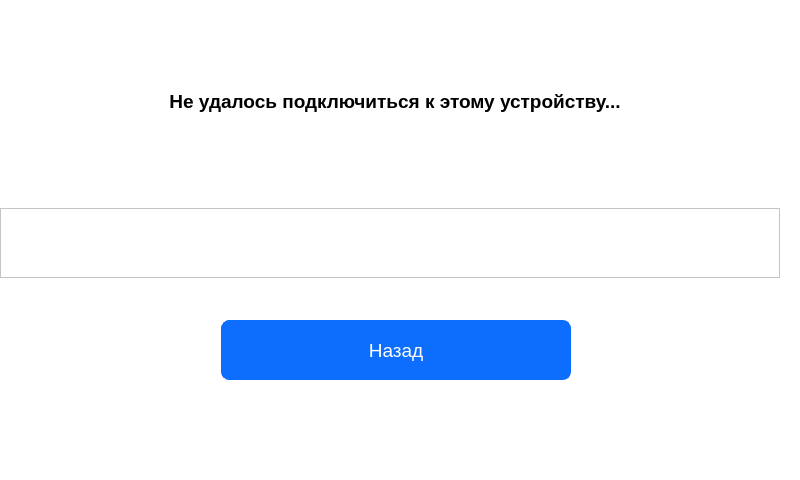
<?xml version="1.0" encoding="UTF-8"?>
<ui version="4.0">
 <class>Form</class>
 <widget class="QWidget" name="Form">
  <property name="geometry">
   <rect>
    <x>0</x>
    <y>0</y>
    <width>800</width>
    <height>480</height>
   </rect>
  </property>
  <property name="maximumSize">
   <size>
    <width>800</width>
    <height>480</height>
   </size>
  </property>
  <property name="sizeIncrement">
   <size>
    <width>800</width>
    <height>480</height>
   </size>
  </property>
  <property name="windowTitle">
   <string>Form</string>
  </property>
  <property name="styleSheet">
   <string notr="true">QWidget{
	background-color: #fff;
}

QPushButton {
  background-color: #0d6efd;
  color: #fff;
  border-radius: 8px;
  border: 1px solid #0d6efd;
  padding: 5px 15px;
  margin-top: 10px;
  outline: 0px;
}

QPushButton#path_button{

  margin-top: 0px;
}

QPushButton:hover,
QPushButton:focus {
  background-color: #0b5ed7;
  border: 3px solid #9ac3fe;
}</string>
  </property>
  <widget class="QWidget" name="layoutWidget">
   <property name="geometry">
    <rect>
     <x>0</x>
     <y>0</y>
     <width>792</width>
     <height>409</height>
    </rect>
   </property>
   <layout class="QVBoxLayout" name="verticalLayout_3">
    <item>
     <widget class="QLabel" name="label_5">
      <property name="minimumSize">
       <size>
        <width>790</width>
        <height>150</height>
       </size>
      </property>
      <property name="maximumSize">
       <size>
        <width>790</width>
        <height>150</height>
       </size>
      </property>
      <property name="font">
       <font>
        <family>Arial</family>
        <pointsize>14</pointsize>
        <weight>75</weight>
        <bold>true</bold>
       </font>
      </property>
      <property name="text">
       <string>Не удалось подключиться к этому устройству...</string>
      </property>
      <property name="alignment">
       <set>Qt::AlignCenter</set>
      </property>
     </widget>
    </item>
    <item>
     <widget class="QTextEdit" name="textEdit_device">
      <property name="minimumSize">
       <size>
        <width>780</width>
        <height>70</height>
       </size>
      </property>
      <property name="maximumSize">
       <size>
        <width>780</width>
        <height>70</height>
       </size>
      </property>
      <property name="font">
       <font>
        <family>Arial</family>
        <pointsize>14</pointsize>
       </font>
      </property>
      <property name="readOnly">
       <bool>true</bool>
      </property>
     </widget>
    </item>
    <item>
     <layout class="QHBoxLayout" name="horizontalLayout_4">
      <item>
       <widget class="QPushButton" name="cancel_button">
        <property name="minimumSize">
         <size>
          <width>350</width>
          <height>70</height>
         </size>
        </property>
        <property name="maximumSize">
         <size>
          <width>350</width>
          <height>70</height>
         </size>
        </property>
        <property name="font">
         <font>
          <family>Arial</family>
          <pointsize>14</pointsize>
         </font>
        </property>
        <property name="text">
         <string>Назад</string>
        </property>
       </widget>
      </item>
     </layout>
    </item>
   </layout>
  </widget>
 </widget>
 <resources/>
 <connections/>
</ui>
